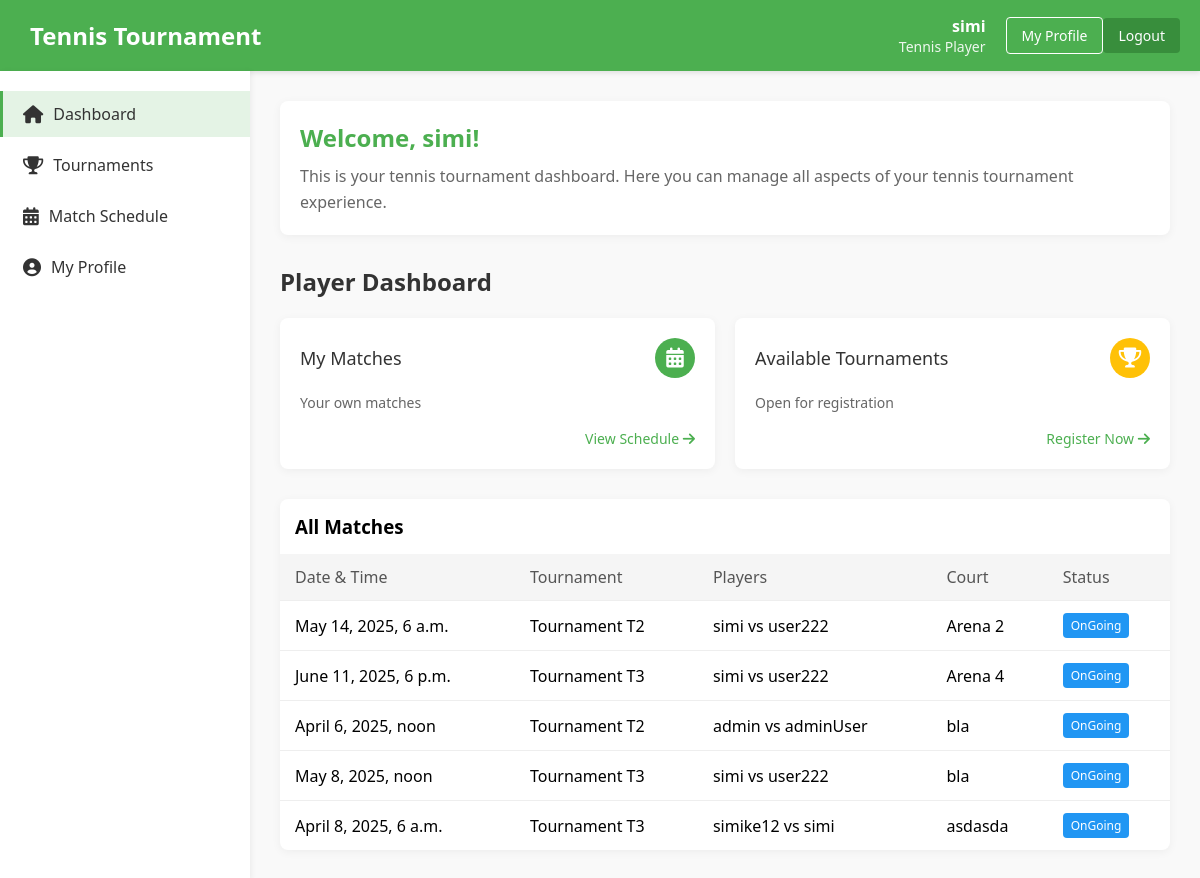
//landpage (signed in), run on the app's committed database.
### core/models.py (models this page shows)
class Match(models.Model):
    tournament = models.ForeignKey(Tournament, on_delete=models.CASCADE)
    player1 = models.ForeignKey(User, on_delete=models.CASCADE, related_name='player1_matches')
    player2 = models.ForeignKey(User, on_delete=models.CASCADE, related_name='player2_matches')
    referee = models.ForeignKey(User, on_delete=models.SET_NULL, null=True, blank=True, related_name='referee_matches')
    date = models.DateTimeField()
    location = models.CharField(max_length=100)

class Tournament(models.Model):
    name = models.CharField(max_length=100)
    location = models.CharField(max_length=100)
    start_date = models.DateField()
    end_date = models.DateField()

### core/views.py (the view)
# urls.py: path('/landpage', views.main_view, name='land_page'),
def main_view(request, *args, **kwargs):
    user = request.user
    user_profile = user.userprofile
    all_users = User.objects.select_related('userprofile').all()
    userObject = {
        'username': user.username,
        'email': user.email,
        'role': user_profile.role,
    }
    matches = get_matches_for_user(user)
    return render(request, "landing_page.html", {
        'user': userObject,
        'users': all_users,
        'matches': matches
    })

### core/commands/get_user_matches.py (called while the page is built)
def get_matches_for_user(user):
    matches = []
    role = user.userprofile.role
    if role == 'referee':
        match_list = Match.objects.filter(referee=user)
    elif role == 'player':
        match_list = Match.objects.all()
    else:
        match_list = []
    for match in match_list:
        matches.append({
            'tournament': match.tournament.name,
            'player1': match.player1.username,
            'player2': match.player2.username,
            'date': match.date,
            'location': match.location,
        })
    return matches

### templates/landing_page.html (shortened to what this page needs)
{% load static %}
<!DOCTYPE html>
<html lang="en">
<head>
    <link rel="stylesheet" href="https://cdnjs.cloudflare.com/ajax/libs/font-awesome/6.0.0/css/all.min.css">
</head>
<body>
    <header class="header">
        <div class="logo">
            <h1>Tennis Tournament</h1>
        </div>
        <div class="user-menu">
            <div class="user-info">
                <div class="username">{{ user.username }}</div>
                <div class="role">
                    {% if user.role == 'player' %}
                        Tennis Player
                    {% elif user.role == 'referee' %}
                        Referee
                    {% elif user.role == 'admin' %}
                        Administrator
                    {% endif %}
                </div>
            </div>
            <a href="{% url 'profile' %}"  class="btn btn-outline">My Profile</a>
            <a href="{% url 'logout' %}" class="btn">Logout</a>
        </div>
    </header>
    <div class="container">
        <aside class="sidebar">
            <ul class="nav-menu">
                <li class="nav-item">
                    <a href="{% url 'land_page' %}" class="nav-link active">
                        <i class="fas fa-home"></i> Dashboard
                    </a>
                </li>
                {% if user.role == 'player' %}
                    <li class="nav-item">
                        <a href="{% url 'tournaments' %}" class="nav-link">
                            <i class="fas fa-trophy"></i> Tournaments
                        </a>
                    </li>
                    <li class="nav-item">
                        <a href="{% url 'match_management' %}" class="nav-link">
                            <i class="fas fa-calendar-alt"></i> Match Schedule
                        </a>
                    </li>
                {% endif %}
                <li class="nav-item">
                    <a href="{% url 'profile' %}" class="nav-link">
                        <i class="fas fa-user-circle"></i> My Profile
                    </a>
                </li>
            </ul>
        </aside>
        <main class="main-content">
            <div class="welcome-message">
                <h2>Welcome, {{ user.username }}!</h2>
                <p>This is your tennis tournament dashboard. Here you can manage all aspects of your tennis tournament experience.</p>
            </div>
            {% if user.role == 'player' %}
                <h2 class="page-title">Player Dashboard</h2>
                <div class="dashboard-cards">
                    <div class="card">
                        <div class="card-header">
                            <h3 class="card-title">My Matches</h3>
                            <div class="card-icon icon-primary">
                                <i class="fas fa-calendar-alt"></i>
                            </div>
                        </div>
                        <div class="card-content">
                            <div class="card-description">Your own matches</div>
                        </div>
                        <div class="card-footer">
                            <a href="{% url 'match_management' %}" class="card-link">View Schedule <i class="fas fa-arrow-right"></i></a>
                        </div>
                    </div>
                    <div class="card">
                        <div class="card-header">
                            <h3 class="card-title">Available Tournaments</h3>
                            <div class="card-icon icon-secondary">
                                <i class="fas fa-trophy"></i>
                            </div>
                        </div>
                        <div class="card-content">
                            <div class="card-description">Open for registration</div>
                        </div>
                        <div class="card-footer">
                            <a href="{% url 'tournaments' %}" class="card-link">Register Now <i class="fas fa-arrow-right"></i></a>
                        </div>
                    </div>
                </div>
                <div class="table-container">
                    <h3 style="padding: 15px;">All Matches</h3>
                    <table class="table">
                        <thead>
                            <tr>
                                <th>Date & Time</th>
                                <th>Tournament</th>
                                <th>Players</th>
                                <th>Court</th>
                                <th>Status</th>
                            </tr>
                        </thead>
                        <tbody>
                            {% for match in matches %}
                            <tr>
                                <td>{{ match.date }}</td>
                                <td>{{ match.tournament }}</td>
                                <td>{{ match.player1 }} vs {{match.player2}}</td>
                                <td>{{ match.location }}</td>
                                <td>
                                    <span class="badge badge-info">OnGoing</span>
                                </td>
                            </tr>
                            {% empty %}
                            <tr>
                                <td colspan="5" style="text-align: center;">No upcoming matches found.</td>
                            </tr>
                            {% endfor %}
                        </tbody>
                    </table>
                </div>
            {% endif %}
        </main>
    </div>
</body>
</html>

### templates/landing_page.html (style rules this page uses)
:root { --primary: #4CAF50; --primary-dark: #388E3C; --secondary: #FFC107; --dark: #333; --light: #f9f9f9; --danger: #f44336; --success: #4CAF50; --info: #2196F3; }
* { box-sizing: border-box; margin: 0; padding: 0; font-family: 'Segoe UI', Tahoma, Geneva, Verdana, sans-serif; }
body { background-color: var(--light); min-height: 100vh; display: flex; flex-direction: column; }
.header { background-color: var(--primary); color: white; padding: 15px 20px; display: flex; justify-content: space-between; align-items: center; box-shadow: 0 2px 5px rgba(0, 0, 0, 0.1); }
.logo { display: flex; align-items: center; }
.logo h1 { font-size: 24px; margin-left: 10px; }
.user-menu { display: flex; align-items: center; }
.user-info { margin-right: 20px; text-align: right; }
.user-info .username { font-weight: bold; font-size: 16px; }
.user-info .role { font-size: 14px; opacity: 0.9; }
.btn { display: inline-block; background-color: var(--primary-dark); color: white; border: none; padding: 8px 15px; font-size: 14px; font-weight: 500; border-radius: 4px; cursor: pointer; transition: background-color 0.3s; text-decoration: none; }
.btn-outline { background-color: transparent; border: 1px solid white; }
.container { display: flex; flex: 1; }
.sidebar { width: 250px; background-color: white; box-shadow: 2px 0 5px rgba(0, 0, 0, 0.05); padding: 20px 0; }
.nav-menu { list-style: none; }
.nav-item { margin-bottom: 5px; }
.nav-link { display: flex; align-items: center; padding: 12px 20px; color: var(--dark); text-decoration: none; transition: all 0.3s; border-left: 3px solid transparent; }
.nav-link.active { background-color: rgba(76, 175, 80, 0.15); border-left-color: var(--primary); font-weight: 500; }
.nav-link i { margin-right: 10px; font-size: 18px; }
.main-content { flex: 1; padding: 30px; }
.page-title { margin-bottom: 20px; color: var(--dark); }
.dashboard-cards { display: grid; grid-template-columns: repeat(auto-fill, minmax(300px, 1fr)); gap: 20px; margin-bottom: 30px; }
.card { background-color: white; border-radius: 8px; box-shadow: 0 2px 10px rgba(0, 0, 0, 0.05); padding: 20px; transition: transform 0.3s, box-shadow 0.3s; }
.card-header { display: flex; justify-content: space-between; align-items: center; margin-bottom: 15px; }
.card-title { font-size: 18px; font-weight: 500; color: var(--dark); }
.card-icon { width: 40px; height: 40px; border-radius: 50%; display: flex; align-items: center; justify-content: center; color: white; font-size: 20px; }
.icon-primary { background-color: var(--primary); }
.icon-secondary { background-color: var(--secondary); }
.card-content { margin-bottom: 15px; }
.card-description { color: #666; font-size: 14px; }
.card-footer { text-align: right; }
.card-link { color: var(--primary); text-decoration: none; font-size: 14px; font-weight: 500; }
.table-container { background-color: white; border-radius: 8px; box-shadow: 0 2px 10px rgba(0, 0, 0, 0.05); overflow: hidden; }
.table { width: 100%; border-collapse: collapse; }
.table th, .table td { padding: 12px 15px; text-align: left; border-bottom: 1px solid #eee; }
.table th { background-color: #f5f5f5; font-weight: 500; color: #555; }
.table tr:last-child td { border-bottom: none; }
.badge { display: inline-block; padding: 4px 8px; border-radius: 4px; font-size: 12px; font-weight: 500; color: white; }
.badge-info { background-color: var(--info); }
.welcome-message { background-color: white; border-radius: 8px; box-shadow: 0 2px 10px rgba(0, 0, 0, 0.05); padding: 20px; margin-bottom: 30px; }
.welcome-message h2 { color: var(--primary); margin-bottom: 10px; }
.welcome-message p { color: #666; line-height: 1.6; }

### data on the page
Match: date "May 14, 2025, 6 a.m.", location "Arena 2"
Tournament: tournament "Tournament T2" "Tournament T2"
Match: date "June 11, 2025, 6 p.m.", location "Arena 4"
Tournament: tournament "Tournament T3"
Match: date "April 6, 2025, noon", location "bla"
Match: date "May 8, 2025, noon", location "bla"
Tournament: tournament "Tournament T3" "Tournament T3"
Match: date "April 8, 2025, 6 a.m.", location "asdasda"

### other printed values
{{ user.username }} "simi"
{{ match.player1 }} "simi" "simi" "admin" "simi" "simike12"
{{ match.player2 }} "user222" "user222" "adminUser" "user222" "simi"
